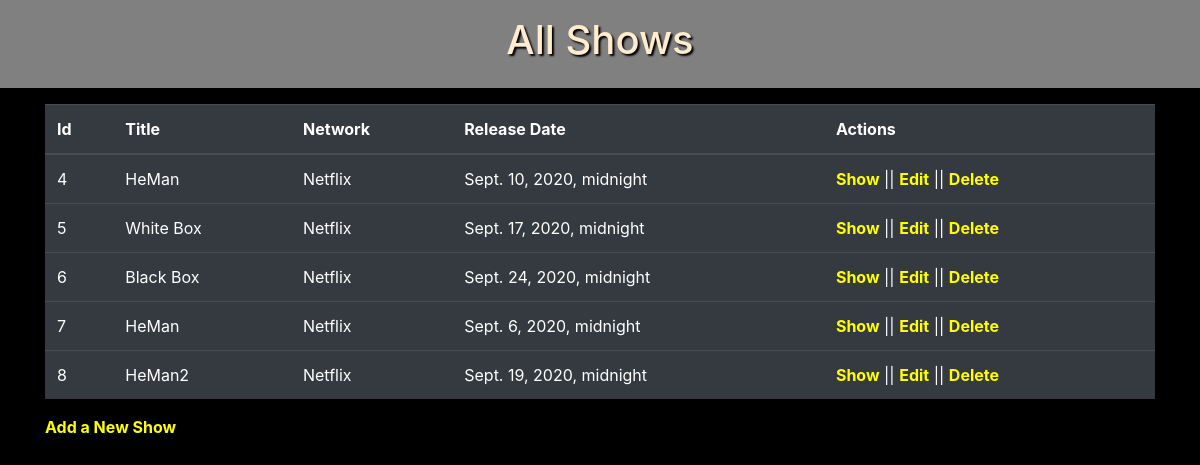
The app's page /shows, older data.
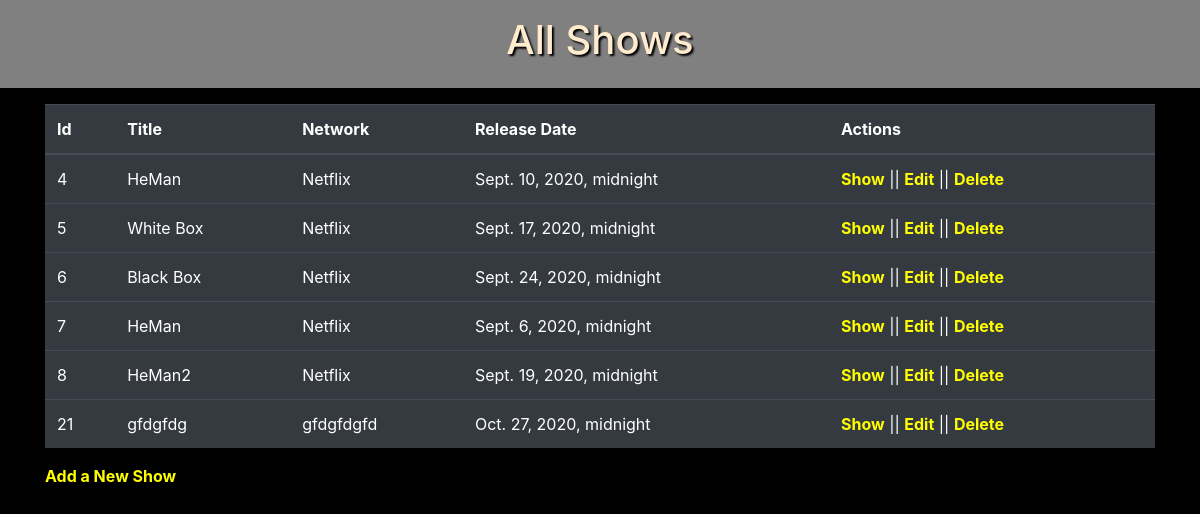
The same page, newer data.
### Semi_Restful_TV_Shows_App/models.py (models this page shows)
class Show(models.Model):
    title = models.CharField(max_length=255)
    network = models.CharField(max_length=45)
    release_date = models.DateTimeField()
    description = models.CharField(max_length=255)
    created_at = models.DateTimeField(auto_now_add=True)
    updated_at = models.DateTimeField(auto_now=True)
    objects = ShowManager()

### Semi_Restful_TV_Shows_App/views.py (the view)
# urls.py: path('shows', views.index),
def index(request):
    context = {
        'shows': Show.objects.all()
    }
    return render(request, 'shows.html', context)

### Semi_Restful_TV_Shows_App/templates/shows.html (shortened to what this page needs)
<!DOCTYPE html>
<html lang="en">
<head>
    <link href="https://stackpath.bootstrapcdn.com/bootstrap/4.5.0/css/bootstrap.min.css" rel="stylesheet">
    {% load static %}
    <link rel="stylesheet" href="{% static 'style.css'%}">
</head>
<body>
    <nav>
        <h1>All Shows</h1>
    </nav>
    <div class="container">
              <table class="table table-dark">
                <thead>
                    <tr>
                        <th>Id</th>
                        <th>Title</th>
                        <th>Network</th>
                        <th>Release Date</th>
                        <th>Actions</th>
                    </tr>
                </thead>
                <tbody>
                {% for show in shows %}
                <tr>
                    <td>{{ show.id }}</td>
                    <td>{{ show.title }}</td>
                    <td>{{ show.network }}</td>
                    <td>{{ show.release_date }}</td>
                    <td><a href="/shows/{{ show.id }}">Show</a> || <a href="/shows/{{ show.id }}/edit">Edit</a> || <a href="/shows/{{ show.id }}/delete">Delete</a></td>
                </tr>
                {% endfor %}
                </tbody>
            </table>
            <a href="/shows/new">Add a New Show</a></td>
    </div>
</body>
</html>

Row changes from the older to the newer data that the page shows:
added Show: id "21", title "gfdgfdg", network "gfdgfdgfd", release_date "Oct. 27, 2020, midnight"
